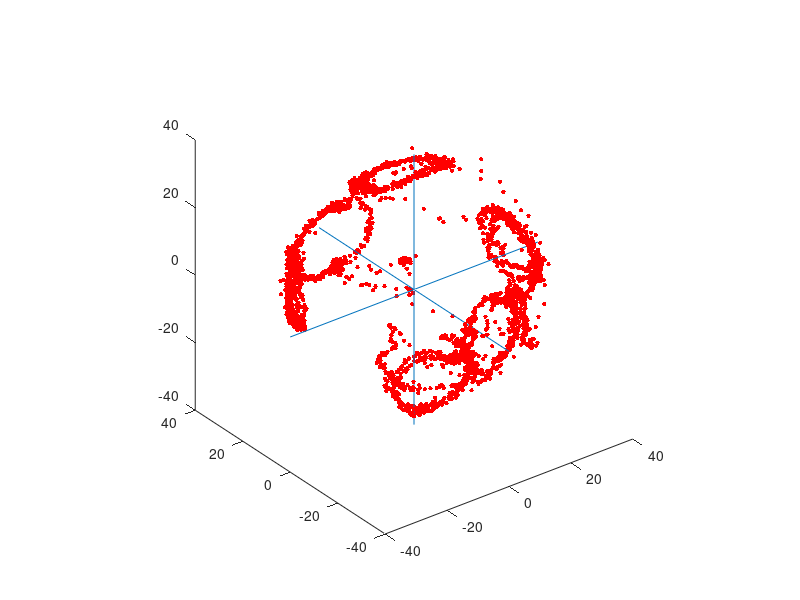

Write MATLAB code to recreate this figure.
load("caldata.mat")
calmagxyz = (max(magReadings')'+min(magReadings')')/2
plot3(magReadings(1,:),magReadings(2,:),magReadings(3,:),'.');
pbaspect([1 1 1]);
hold on
plot3(calmagxyz(1),calmagxyz(2),calmagxyz(3),'.r',"MarkerSize",10)
xL = xlim;
yL = ylim;
zL = zlim;
line([0 0], yL,[0 0]);  %x-axis
line(xL, [0 0],[0 0]);  %y-axis
line([0 0], [0 0],zL);  %y-axis
hold off
calMagReadings = magReadings - calmagxyz;
plot3(calMagReadings(1,:),calMagReadings(2,:),calMagReadings(3,:),'.r',"MarkerSize",10)
pbaspect([1 1 1]);
xL = xlim;
yL = ylim;
zL = zlim;
line([0 0], yL,[0 0]);  %x-axis
line(xL, [0 0],[0 0]);  %y-axis
line([0 0], [0 0],zL);  %y-axis
%save('caldata',"magReadings")